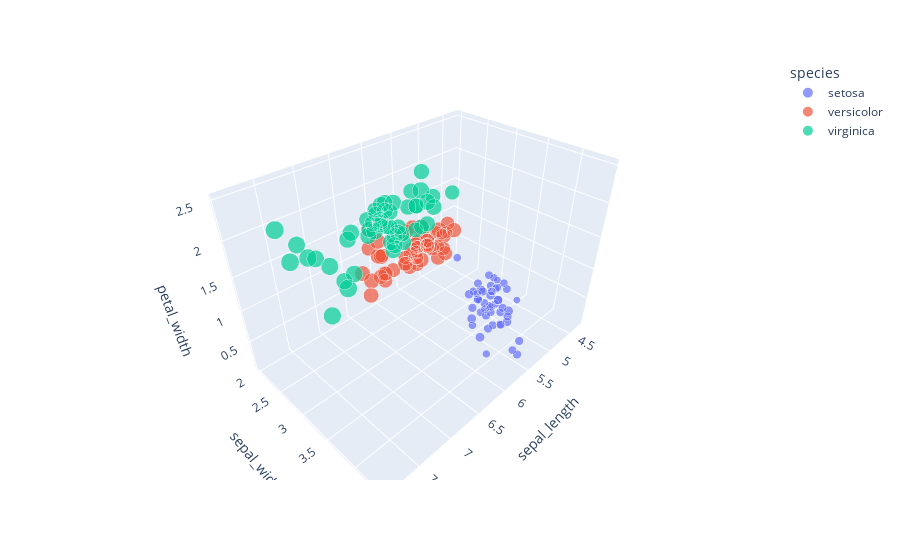

The notebook cell this image was saved under:
### Code cell
import plotly.express as px
df = px.data.iris()
fig = px.scatter_3d(df, x='sepal_length', y='sepal_width', z='petal_width', size='petal_length', size_max=18,
                    color='species')
fig.show()

### Figure 1 — Plotly figure (JSON) as saved in the notebook; plotly's stock layout.template omitted (floating-point values rounded to 4 significant figures)
{"data": [{"hovertemplate": "species=setosa<br>sepal_length=%{x}<br>sepal_width=%{y}<br>petal_width=%{z}<br>petal_length=%{marker.size}<extra></extra>", "legendgroup": "setosa", "marker": {"color": "#636efa", "size": [1.4, 1.4, 1.3, 1.5, 1.4, 1.7, 1.4, 1.5, 1.4, 1.5, 1.5, 1.6, 1.4, 1.1, 1.2, 1.5, 1.3, 1.4, 1.7, 1.5, 1.7, 1.5, 1, 1.7, 1.9, 1.6, 1.6, 1.5, 1.4, 1.6, 1.6, 1.5, 1.5, 1.4, 1.5, 1.2, 1.3, 1.5, 1.3, 1.5, 1.3, 1.3, 1.3, 1.6, 1.9, 1.4, 1.6, 1.4, 1.5, 1.4], "sizemode": "area", "sizeref": 0.0213, "symbol": "circle"}, "mode": "markers", "name": "setosa", "scene": "scene", "showlegend": true, "type": "scatter3d", "x": [5.1, 4.9, 4.7, 4.6, 5, 5.4, 4.6, 5, 4.4, 4.9, 5.4, 4.8, 4.8, 4.3, 5.8, 5.7, 5.4, 5.1, 5.7, 5.1, 5.4, 5.1, 4.6, 5.1, 4.8, 5, 5, 5.2, 5.2, 4.7, 4.8, 5.4, 5.2, 5.5, 4.9, 5, 5.5, 4.9, 4.4, 5.1, 5, 4.5, 4.4, 5, 5.1, 4.8, 5.1, 4.6, 5.3, 5], "y": [3.5, 3, 3.2, 3.1, 3.6, 3.9, 3.4, 3.4, 2.9, 3.1, 3.7, 3.4, 3, 3, 4, 4.4, 3.9, 3.5, 3.8, 3.8, 3.4, 3.7, 3.6, 3.3, 3.4, 3, 3.4, 3.5, 3.4, 3.2, 3.1, 3.4, 4.1, 4.2, 3.1, 3.2, 3.5, 3.1, 3, 3.4, 3.5, 2.3, 3.2, 3.5, 3.8, 3, 3.8, 3.2, 3.7, 3.3], "z": [0.2, 0.2, 0.2, 0.2, 0.2, 0.4, 0.3, 0.2, 0.2, 0.1, 0.2, 0.2, 0.1, 0.1, 0.2, 0.4, 0.4, 0.3, 0.3, 0.3, 0.2, 0.4, 0.2, 0.5, 0.2, 0.2, 0.4, 0.2, 0.2, 0.2, 0.2, 0.4, 0.1, 0.2, 0.1, 0.2, 0.2, 0.1, 0.2, 0.2, 0.3, 0.3, 0.2, 0.6, 0.4, 0.3, 0.2, 0.2, 0.2, 0.2]}, {"hovertemplate": "species=versicolor<br>sepal_length=%{x}<br>sepal_width=%{y}<br>petal_width=%{z}<br>petal_length=%{marker.size}<extra></extra>", "legendgroup": "versicolor", "marker": {"color": "#EF553B", "size": [4.7, 4.5, 4.9, 4, 4.6, 4.5, 4.7, 3.3, 4.6, 3.9, 3.5, 4.2, 4, 4.7, 3.6, 4.4, 4.5, 4.1, 4.5, 3.9, 4.8, 4, 4.9, 4.7, 4.3, 4.4, 4.8, 5, 4.5, 3.5, 3.8, 3.7, 3.9, 5.1, 4.5, 4.5, 4.7, 4.4, 4.1, 4, 4.4, 4.6, 4, 3.3, 4.2, 4.2, 4.2, 4.3, 3, 4.1], "sizemode": "area", "sizeref": 0.0213, "symbol": "circle"}, "mode": "markers", "name": "versicolor", "scene": "scene", "showlegend": true, "type": "scatter3d", "x": [7, 6.4, 6.9, 5.5, 6.5, 5.7, 6.3, 4.9, 6.6, 5.2, 5, 5.9, 6, 6.1, 5.6, 6.7, 5.6, 5.8, 6.2, 5.6, 5.9, 6.1, 6.3, 6.1, 6.4, 6.6, 6.8, 6.7, 6, 5.7, 5.5, 5.5, 5.8, 6, 5.4, 6, 6.7, 6.3, 5.6, 5.5, 5.5, 6.1, 5.8, 5, 5.6, 5.7, 5.7, 6.2, 5.1, 5.7], "y": [3.2, 3.2, 3.1, 2.3, 2.8, 2.8, 3.3, 2.4, 2.9, 2.7, 2, 3, 2.2, 2.9, 2.9, 3.1, 3, 2.7, 2.2, 2.5, 3.2, 2.8, 2.5, 2.8, 2.9, 3, 2.8, 3, 2.9, 2.6, 2.4, 2.4, 2.7, 2.7, 3, 3.4, 3.1, 2.3, 3, 2.5, 2.6, 3, 2.6, 2.3, 2.7, 3, 2.9, 2.9, 2.5, 2.8], "z": [1.4, 1.5, 1.5, 1.3, 1.5, 1.3, 1.6, 1, 1.3, 1.4, 1, 1.5, 1, 1.4, 1.3, 1.4, 1.5, 1, 1.5, 1.1, 1.8, 1.3, 1.5, 1.2, 1.3, 1.4, 1.4, 1.7, 1.5, 1, 1.1, 1, 1.2, 1.6, 1.5, 1.6, 1.5, 1.3, 1.3, 1.3, 1.2, 1.4, 1.2, 1, 1.3, 1.2, 1.3, 1.3, 1.1, 1.3]}, {"hovertemplate": "species=virginica<br>sepal_length=%{x}<br>sepal_width=%{y}<br>petal_width=%{z}<br>petal_length=%{marker.size}<extra></extra>", "legendgroup": "virginica", "marker": {"color": "#00cc96", "size": [6, 5.1, 5.9, 5.6, 5.8, 6.6, 4.5, 6.3, 5.8, 6.1, 5.1, 5.3, 5.5, 5, 5.1, 5.3, 5.5, 6.7, 6.9, 5, 5.7, 4.9, 6.7, 4.9, 5.7, 6, 4.8, 4.9, 5.6, 5.8, 6.1, 6.4, 5.6, 5.1, 5.6, 6.1, 5.6, 5.5, 4.8, 5.4, 5.6, 5.1, 5.1, 5.9, 5.7, 5.2, 5, 5.2, 5.4, 5.1], "sizemode": "area", "sizeref": 0.0213, "symbol": "circle"}, "mode": "markers", "name": "virginica", "scene": "scene", "showlegend": true, "type": "scatter3d", "x": [6.3, 5.8, 7.1, 6.3, 6.5, 7.6, 4.9, 7.3, 6.7, 7.2, 6.5, 6.4, 6.8, 5.7, 5.8, 6.4, 6.5, 7.7, 7.7, 6, 6.9, 5.6, 7.7, 6.3, 6.7, 7.2, 6.2, 6.1, 6.4, 7.2, 7.4, 7.9, 6.4, 6.3, 6.1, 7.7, 6.3, 6.4, 6, 6.9, 6.7, 6.9, 5.8, 6.8, 6.7, 6.7, 6.3, 6.5, 6.2, 5.9], "y": [3.3, 2.7, 3, 2.9, 3, 3, 2.5, 2.9, 2.5, 3.6, 3.2, 2.7, 3, 2.5, 2.8, 3.2, 3, 3.8, 2.6, 2.2, 3.2, 2.8, 2.8, 2.7, 3.3, 3.2, 2.8, 3, 2.8, 3, 2.8, 3.8, 2.8, 2.8, 2.6, 3, 3.4, 3.1, 3, 3.1, 3.1, 3.1, 2.7, 3.2, 3.3, 3, 2.5, 3, 3.4, 3], "z": [2.5, 1.9, 2.1, 1.8, 2.2, 2.1, 1.7, 1.8, 1.8, 2.5, 2, 1.9, 2.1, 2, 2.4, 2.3, 1.8, 2.2, 2.3, 1.5, 2.3, 2, 2, 1.8, 2.1, 1.8, 1.8, 1.8, 2.1, 1.6, 1.9, 2, 2.2, 1.5, 1.4, 2.3, 2.4, 1.8, 1.8, 2.1, 2.4, 2.3, 1.9, 2.3, 2.5, 2.3, 1.9, 2, 2.3, 1.8]}], "layout": {"legend": {"itemsizing": "constant", "title": {"text": "species"}, "tracegroupgap": 0}, "margin": {"t": 60}, "scene": {"domain": {"x": [0, 1], "y": [0, 1]}, "xaxis": {"title": {"text": "sepal_length"}}, "yaxis": {"title": {"text": "sepal_width"}}, "zaxis": {"title": {"text": "petal_width"}}}}}
